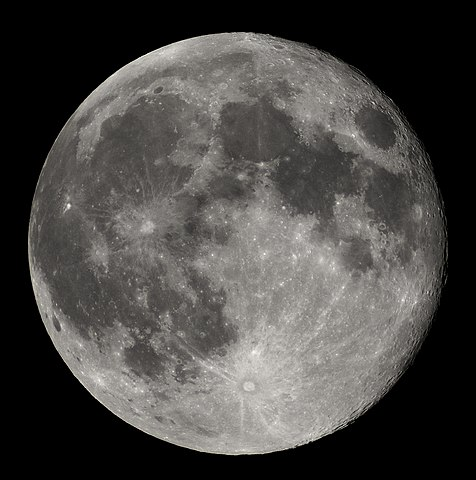
#> input picture 24 Kasım Son Günü Olan Ödev/moon.jpg, 476 x 480 px
$ jupyter execute 'Sobel - Prewitt - Robert Cross Filtering.ipynb'   (older library calls are emulated)
#> lines starting #> are read from the running program, lines starting #| are printed output that depends on the picture
[cell 1]
import cv2
import numpy as np
from math import ceil
img=cv2.imread('moon.jpg')
#> img is the input picture: shape (480, 476, 3); mean B, G, R 68.8, 71.2, 73.2
gray=cv2.cvtColor(img,cv2.COLOR_BGR2GRAY)
img_gaussian=cv2.GaussianBlur(gray,(3,3),0)

#Sobel Cross Filter
sobelx=cv2.Sobel(img_gaussian,cv2.CV_8U,1,0,ksize=5)
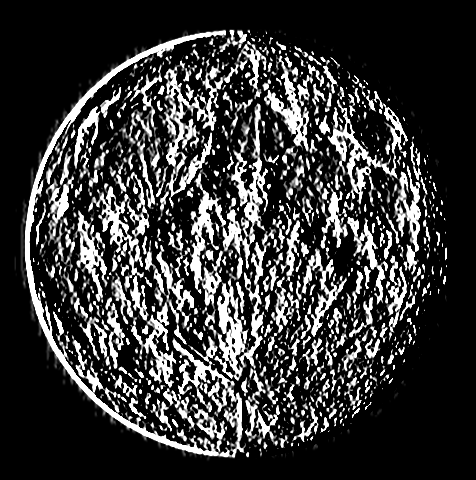
#> sobelx: shape (480, 476); min 0, max 255, mean 55.2
sobely=cv2.Sobel(img_gaussian,cv2.CV_8U,0,1,ksize=5)
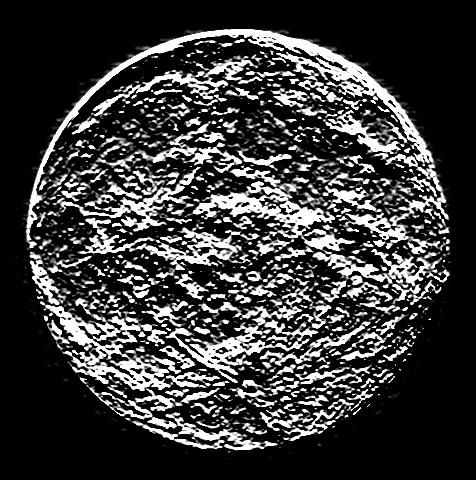
#> sobely: shape (480, 476); min 0, max 255, mean 58.3
sobel=sobelx + sobely
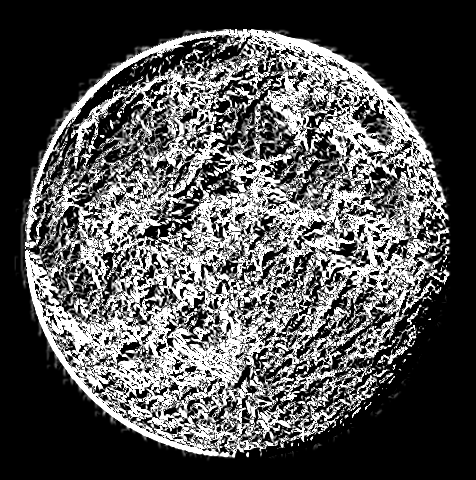
#> sobel: shape (480, 476); min 0, max 255, mean 83.1

#Prewitt Cross Filter
kernelx=np.array([[1,1,1,],[0,0,0],[-1,-1,-1]])
kernely=np.array([[-1,0,1,],[-1,0,1],[-1,0,1]])
prewittx=cv2.filter2D(img_gaussian,-1,kernelx)
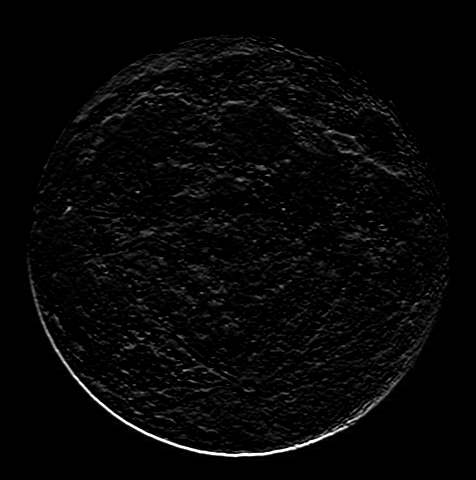
#> prewittx: shape (480, 476); min 0, max 255, mean 6.6
prewitty=cv2.filter2D(img_gaussian,-1,kernely)
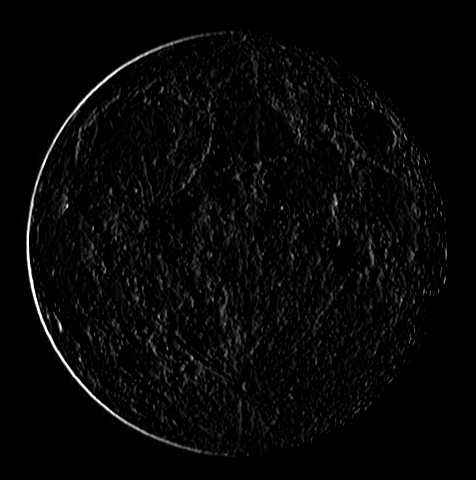
#> prewitty: shape (480, 476); min 0, max 255, mean 6.7
prewitt=prewittx+prewitty
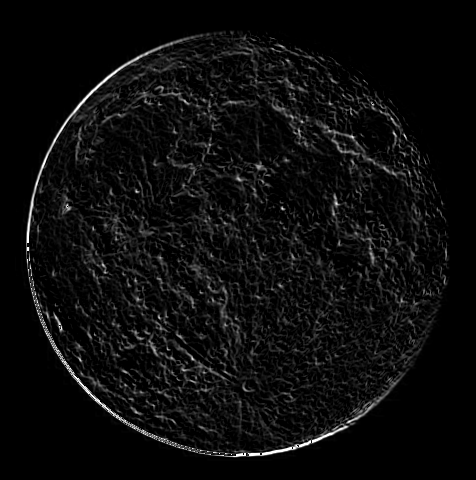
#> prewitt: shape (480, 476); min 0, max 255, mean 12.4


#Robert Cross Filter

kernx = np.array([[1, 0], [0, -1]])
kerny = np.array([[0, 1], [-1, 0]])
robertx = cv2.filter2D(img, -1, kernx)
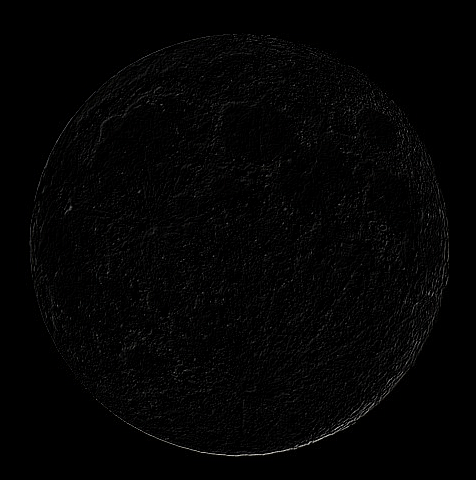
#> robertx: shape (480, 476, 3); mean B, G, R 3.7, 3.7, 3.7
roberty = cv2.filter2D(img, -1, kerny)
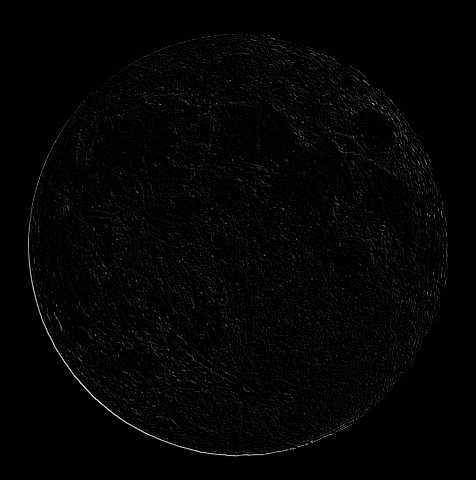
#> roberty: shape (480, 476, 3); mean B, G, R 3.8, 3.8, 3.8
robert = cv2.addWeighted(robertx, 0.5, roberty, 0.5, 0)

cv2.imshow("original",img)
cv2.imshow("sobel",sobel)
cv2.imshow("prewit",prewitt)
cv2.imshow("robert",robert)
cv2.waitKey(0)
cv2.destroyAllWindows()

$ run again, with 24 Kasım Son Günü Olan Ödev/view.jpg copied over 24 Kasım Son Günü Olan Ödev/moon.jpg
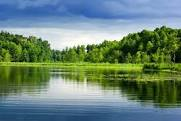
#> input picture 24 Kasım Son Günü Olan Ödev/view.jpg, 181 x 121 px
#> img is the input picture: shape (121, 181, 3); mean B, G, R 116.8, 131.3, 104.5
#> `sobel=sobelx + sobely`:
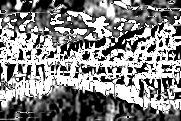
#> sobel: shape (121, 181); min 0, max 255, mean 132.1
#> `robert = cv2.addWeighted(robertx, 0.5, roberty, 0.5, 0)`:
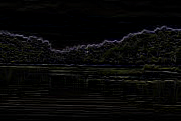
#> robert: shape (121, 181, 3); mean B, G, R 7.4, 7.9, 8
